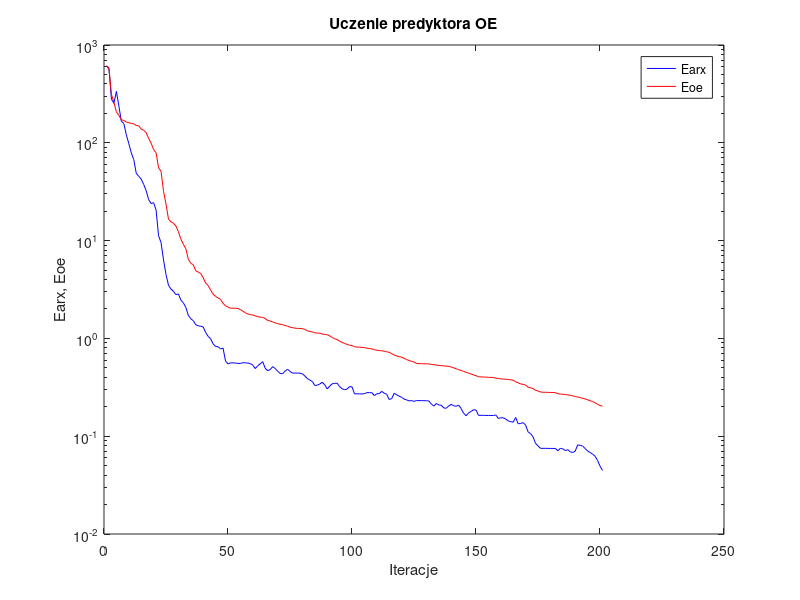
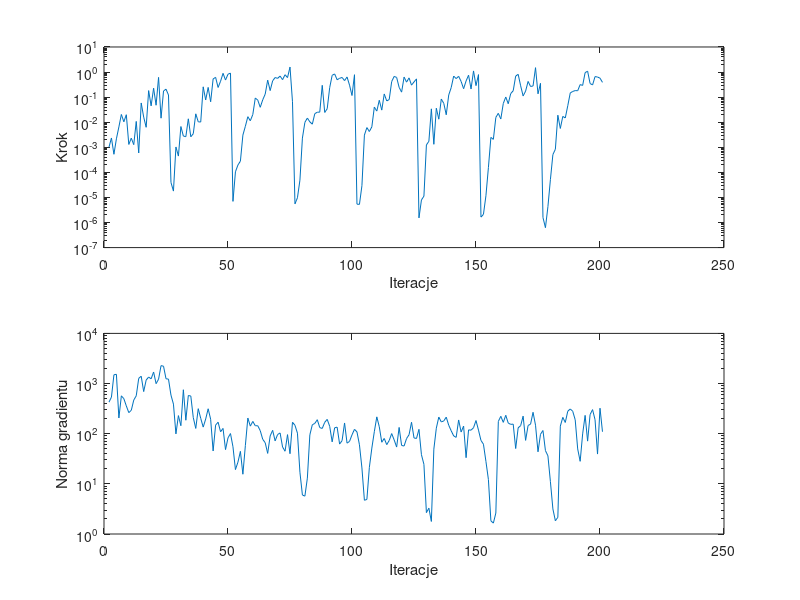

The MATLAB script that drew these images, in order:
%uczenie predyktora oe
clear all;
n=0; farx(n+1)=6.106135e+002; foe(n+1)=6.138659e+002; wspucz(n+1)=0.000000e+000; ng(n+1)=0.000000e+000;
%odnowa zmiennej metryki
n=1; farx(n+1)=5.683850e+002; foe(n+1)=5.821942e+002; krok(n+1)=1.006709e-003; ng(n+1)=4.255017e+002;
n=2; farx(n+1)=2.785980e+002; foe(n+1)=3.119241e+002; krok(n+1)=2.352381e-003; ng(n+1)=5.358717e+002;
n=3; farx(n+1)=2.539380e+002; foe(n+1)=2.583480e+002; krok(n+1)=5.266656e-004; ng(n+1)=1.494255e+003;
n=4; farx(n+1)=3.355783e+002; foe(n+1)=2.076278e+002; krok(n+1)=2.176076e-003; ng(n+1)=1.530080e+003;
n=5; farx(n+1)=2.370598e+002; foe(n+1)=1.904044e+002; krok(n+1)=6.496894e-003; ng(n+1)=2.058209e+002;
n=6; farx(n+1)=1.657943e+002; foe(n+1)=1.718562e+002; krok(n+1)=2.038894e-002; ng(n+1)=5.689162e+002;
n=7; farx(n+1)=1.577946e+002; foe(n+1)=1.693211e+002; krok(n+1)=1.039581e-002; ng(n+1)=4.991726e+002;
n=8; farx(n+1)=1.207718e+002; foe(n+1)=1.631706e+002; krok(n+1)=1.989989e-002; ng(n+1)=3.578253e+002;
n=9; farx(n+1)=9.819005e+001; foe(n+1)=1.604357e+002; krok(n+1)=1.297613e-003; ng(n+1)=2.631804e+002;
n=10; farx(n+1)=7.894505e+001; foe(n+1)=1.579740e+002; krok(n+1)=2.318009e-003; ng(n+1)=2.926807e+002;
n=11; farx(n+1)=6.743783e+001; foe(n+1)=1.562936e+002; krok(n+1)=1.273916e-003; ng(n+1)=4.682233e+002;
n=12; farx(n+1)=4.879804e+001; foe(n+1)=1.502139e+002; krok(n+1)=1.076348e-002; ng(n+1)=5.701110e+002;
n=13; farx(n+1)=4.548128e+001; foe(n+1)=1.494196e+002; krok(n+1)=5.934596e-004; ng(n+1)=1.269965e+003;
n=14; farx(n+1)=4.252609e+001; foe(n+1)=1.381596e+002; krok(n+1)=5.857529e-002; ng(n+1)=1.399774e+003;
n=15; farx(n+1)=3.752758e+001; foe(n+1)=1.343157e+002; krok(n+1)=1.600678e-002; ng(n+1)=6.916317e+002;
n=16; farx(n+1)=3.247736e+001; foe(n+1)=1.266711e+002; krok(n+1)=6.273397e-003; ng(n+1)=1.172709e+003;
n=17; farx(n+1)=2.623614e+001; foe(n+1)=1.109923e+002; krok(n+1)=1.823743e-001; ng(n+1)=1.348327e+003;
n=18; farx(n+1)=2.394397e+001; foe(n+1)=9.932945e+001; krok(n+1)=4.486659e-002; ng(n+1)=1.241848e+003;
n=19; farx(n+1)=2.442012e+001; foe(n+1)=8.510422e+001; krok(n+1)=2.277746e-001; ng(n+1)=1.699464e+003;
n=20; farx(n+1)=2.058668e+001; foe(n+1)=7.924078e+001; krok(n+1)=4.757597e-002; ng(n+1)=9.945272e+002;
n=21; farx(n+1)=1.120987e+001; foe(n+1)=5.538247e+001; krok(n+1)=6.132431e-001; ng(n+1)=1.220989e+003;
n=22; farx(n+1)=9.554519e+000; foe(n+1)=5.113198e+001; krok(n+1)=1.448480e-002; ng(n+1)=2.276551e+003;
n=23; farx(n+1)=6.350498e+000; foe(n+1)=3.191707e+001; krok(n+1)=1.755320e-001; ng(n+1)=2.216533e+003;
n=24; farx(n+1)=4.495018e+000; foe(n+1)=2.359708e+001; krok(n+1)=2.082003e-001; ng(n+1)=1.246092e+003;
n=25; farx(n+1)=3.498427e+000; foe(n+1)=1.660723e+001; krok(n+1)=1.215719e-001; ng(n+1)=1.224658e+003;
%odnowa zmiennej metryki
n=26; farx(n+1)=3.194514e+000; foe(n+1)=1.556028e+001; krok(n+1)=3.974419e-005; ng(n+1)=5.876320e+002;
n=27; farx(n+1)=3.029095e+000; foe(n+1)=1.507155e+001; krok(n+1)=1.791657e-005; ng(n+1)=3.892682e+002;
n=28; farx(n+1)=2.800597e+000; foe(n+1)=1.409732e+001; krok(n+1)=1.031514e-003; ng(n+1)=9.918545e+001;
n=29; farx(n+1)=2.853597e+000; foe(n+1)=1.233388e+001; krok(n+1)=4.465528e-004; ng(n+1)=2.295173e+002;
n=30; farx(n+1)=2.461204e+000; foe(n+1)=1.033489e+001; krok(n+1)=6.728198e-003; ng(n+1)=1.443479e+002;
n=31; farx(n+1)=2.308542e+000; foe(n+1)=9.153163e+000; krok(n+1)=2.804162e-003; ng(n+1)=7.523138e+002;
n=32; farx(n+1)=2.078371e+000; foe(n+1)=8.249816e+000; krok(n+1)=2.648499e-003; ng(n+1)=1.855584e+002;
n=33; farx(n+1)=1.722349e+000; foe(n+1)=6.443845e+000; krok(n+1)=1.366559e-002; ng(n+1)=5.778556e+002;
n=34; farx(n+1)=1.588323e+000; foe(n+1)=5.858467e+000; krok(n+1)=2.620821e-003; ng(n+1)=5.635506e+002;
n=35; farx(n+1)=1.515850e+000; foe(n+1)=5.659249e+000; krok(n+1)=3.485603e-003; ng(n+1)=2.093064e+002;
n=36; farx(n+1)=1.379120e+000; foe(n+1)=4.913888e+000; krok(n+1)=2.160287e-002; ng(n+1)=1.274201e+002;
n=37; farx(n+1)=1.346371e+000; foe(n+1)=4.768270e+000; krok(n+1)=1.038090e-002; ng(n+1)=3.153790e+002;
n=38; farx(n+1)=1.331442e+000; foe(n+1)=4.610810e+000; krok(n+1)=1.017451e-002; ng(n+1)=2.025320e+002;
n=39; farx(n+1)=1.309687e+000; foe(n+1)=4.164296e+000; krok(n+1)=2.577175e-001; ng(n+1)=1.353913e+002;
n=40; farx(n+1)=1.147291e+000; foe(n+1)=3.688208e+000; krok(n+1)=7.709486e-002; ng(n+1)=1.962139e+002;
n=41; farx(n+1)=1.048596e+000; foe(n+1)=3.467548e+000; krok(n+1)=2.442288e-001; ng(n+1)=3.140755e+002;
n=42; farx(n+1)=9.910786e-001; foe(n+1)=3.109210e+000; krok(n+1)=6.533169e-002; ng(n+1)=1.943599e+002;
n=43; farx(n+1)=8.801006e-001; foe(n+1)=2.840240e+000; krok(n+1)=5.317968e-001; ng(n+1)=4.524398e+001;
n=44; farx(n+1)=8.256835e-001; foe(n+1)=2.685741e+000; krok(n+1)=6.167589e-001; ng(n+1)=1.483529e+002;
n=45; farx(n+1)=8.221055e-001; foe(n+1)=2.595003e+000; krok(n+1)=2.431780e-001; ng(n+1)=1.696677e+002;
n=46; farx(n+1)=7.807738e-001; foe(n+1)=2.503249e+000; krok(n+1)=4.306047e-001; ng(n+1)=1.092910e+002;
n=47; farx(n+1)=7.959958e-001; foe(n+1)=2.287424e+000; krok(n+1)=8.913350e-001; ng(n+1)=1.274049e+002;
n=48; farx(n+1)=5.868135e-001; foe(n+1)=2.152470e+000; krok(n+1)=4.803814e-001; ng(n+1)=4.814625e+001;
n=49; farx(n+1)=5.490587e-001; foe(n+1)=2.089339e+000; krok(n+1)=8.204121e-001; ng(n+1)=8.273988e+001;
n=50; farx(n+1)=5.620623e-001; foe(n+1)=2.038716e+000; krok(n+1)=9.073805e-001; ng(n+1)=1.006762e+002;
%odnowa zmiennej metryki
n=51; farx(n+1)=5.618307e-001; foe(n+1)=2.036564e+000; krok(n+1)=6.971762e-006; ng(n+1)=5.488664e+001;
n=52; farx(n+1)=5.606769e-001; foe(n+1)=2.034038e+000; krok(n+1)=1.055848e-004; ng(n+1)=1.924645e+001;
n=53; farx(n+1)=5.551045e-001; foe(n+1)=2.023287e+000; krok(n+1)=1.962938e-004; ng(n+1)=2.703746e+001;
n=54; farx(n+1)=5.547979e-001; foe(n+1)=1.968646e+000; krok(n+1)=2.802141e-004; ng(n+1)=4.446044e+001;
n=55; farx(n+1)=5.646722e-001; foe(n+1)=1.899500e+000; krok(n+1)=3.059436e-003; ng(n+1)=1.555710e+001;
n=56; farx(n+1)=5.622561e-001; foe(n+1)=1.825436e+000; krok(n+1)=6.884742e-003; ng(n+1)=5.806117e+001;
n=57; farx(n+1)=5.590514e-001; foe(n+1)=1.776123e+000; krok(n+1)=1.660195e-002; ng(n+1)=2.053150e+002;
n=58; farx(n+1)=5.529786e-001; foe(n+1)=1.751202e+000; krok(n+1)=1.142218e-002; ng(n+1)=1.416318e+002;
n=59; farx(n+1)=5.326527e-001; foe(n+1)=1.735061e+000; krok(n+1)=2.025137e-002; ng(n+1)=1.757125e+002;
n=60; farx(n+1)=4.915115e-001; foe(n+1)=1.699167e+000; krok(n+1)=9.228634e-002; ng(n+1)=1.440795e+002;
n=61; farx(n+1)=5.252457e-001; foe(n+1)=1.668488e+000; krok(n+1)=7.610620e-002; ng(n+1)=1.441680e+002;
n=62; farx(n+1)=5.493854e-001; foe(n+1)=1.653683e+000; krok(n+1)=3.933136e-002; ng(n+1)=1.150322e+002;
n=63; farx(n+1)=5.787442e-001; foe(n+1)=1.636663e+000; krok(n+1)=7.808311e-002; ng(n+1)=7.739323e+001;
n=64; farx(n+1)=4.946985e-001; foe(n+1)=1.603156e+000; krok(n+1)=1.320338e-001; ng(n+1)=6.610690e+001;
n=65; farx(n+1)=4.675115e-001; foe(n+1)=1.524399e+000; krok(n+1)=4.764226e-001; ng(n+1)=4.049314e+001;
n=66; farx(n+1)=4.795690e-001; foe(n+1)=1.509571e+000; krok(n+1)=1.824037e-001; ng(n+1)=9.029175e+001;
n=67; farx(n+1)=5.144644e-001; foe(n+1)=1.474707e+000; krok(n+1)=4.461084e-001; ng(n+1)=1.167370e+002;
n=68; farx(n+1)=4.930416e-001; foe(n+1)=1.441331e+000; krok(n+1)=6.063266e-001; ng(n+1)=7.191779e+001;
n=69; farx(n+1)=4.633000e-001; foe(n+1)=1.415777e+000; krok(n+1)=5.596492e-001; ng(n+1)=9.622965e+001;
n=70; farx(n+1)=4.384964e-001; foe(n+1)=1.394217e+000; krok(n+1)=6.912919e-001; ng(n+1)=1.035800e+002;
n=71; farx(n+1)=4.343703e-001; foe(n+1)=1.380268e+000; krok(n+1)=4.980566e-001; ng(n+1)=5.436246e+001;
n=72; farx(n+1)=4.625366e-001; foe(n+1)=1.357169e+000; krok(n+1)=7.847380e-001; ng(n+1)=4.471982e+001;
n=73; farx(n+1)=4.839069e-001; foe(n+1)=1.334911e+000; krok(n+1)=6.019322e-001; ng(n+1)=9.584242e+001;
n=74; farx(n+1)=4.599478e-001; foe(n+1)=1.302852e+000; krok(n+1)=1.585247e+000; ng(n+1)=3.989570e+001;
n=75; farx(n+1)=4.420380e-001; foe(n+1)=1.289185e+000; krok(n+1)=6.561970e-002; ng(n+1)=1.689775e+002;
%odnowa zmiennej metryki
n=76; farx(n+1)=4.419867e-001; foe(n+1)=1.272889e+000; krok(n+1)=5.540176e-006; ng(n+1)=1.473043e+002;
n=77; farx(n+1)=4.422924e-001; foe(n+1)=1.265300e+000; krok(n+1)=9.716744e-006; ng(n+1)=1.025749e+002;
n=78; farx(n+1)=4.409405e-001; foe(n+1)=1.263880e+000; krok(n+1)=4.888219e-005; ng(n+1)=1.706404e+001;
n=79; farx(n+1)=4.346144e-001; foe(n+1)=1.256646e+000; krok(n+1)=2.324799e-003; ng(n+1)=5.994315e+000;
n=80; farx(n+1)=4.123834e-001; foe(n+1)=1.235924e+000; krok(n+1)=9.866494e-003; ng(n+1)=5.685305e+000;
n=81; farx(n+1)=3.889485e-001; foe(n+1)=1.195447e+000; krok(n+1)=1.464382e-002; ng(n+1)=1.300568e+001;
n=82; farx(n+1)=3.742169e-001; foe(n+1)=1.175038e+000; krok(n+1)=1.033570e-002; ng(n+1)=9.482648e+001;
n=83; farx(n+1)=3.628614e-001; foe(n+1)=1.166275e+000; krok(n+1)=8.349282e-003; ng(n+1)=1.509300e+002;
n=84; farx(n+1)=3.299820e-001; foe(n+1)=1.140823e+000; krok(n+1)=2.191235e-002; ng(n+1)=1.602237e+002;
n=85; farx(n+1)=3.324467e-001; foe(n+1)=1.133534e+000; krok(n+1)=2.509977e-002; ng(n+1)=1.900980e+002;
n=86; farx(n+1)=3.417899e-001; foe(n+1)=1.131231e+000; krok(n+1)=2.521242e-002; ng(n+1)=1.322916e+002;
n=87; farx(n+1)=3.561903e-001; foe(n+1)=1.107851e+000; krok(n+1)=2.959384e-001; ng(n+1)=1.273226e+002;
n=88; farx(n+1)=3.355717e-001; foe(n+1)=1.097524e+000; krok(n+1)=2.452306e-002; ng(n+1)=1.686378e+002;
n=89; farx(n+1)=3.043589e-001; foe(n+1)=1.089942e+000; krok(n+1)=3.450322e-002; ng(n+1)=1.930305e+002;
n=90; farx(n+1)=3.242557e-001; foe(n+1)=1.062797e+000; krok(n+1)=2.381694e-001; ng(n+1)=1.404466e+002;
n=91; farx(n+1)=3.437796e-001; foe(n+1)=1.021395e+000; krok(n+1)=7.422839e-001; ng(n+1)=6.875240e+001;
n=92; farx(n+1)=3.469514e-001; foe(n+1)=9.926558e-001; krok(n+1)=8.417937e-001; ng(n+1)=1.311947e+002;
n=93; farx(n+1)=3.481463e-001; foe(n+1)=9.745081e-001; krok(n+1)=4.936156e-001; ng(n+1)=1.352332e+002;
n=94; farx(n+1)=3.216589e-001; foe(n+1)=9.366655e-001; krok(n+1)=5.636152e-001; ng(n+1)=6.205992e+001;
n=95; farx(n+1)=3.056207e-001; foe(n+1)=9.114946e-001; krok(n+1)=6.088496e-001; ng(n+1)=7.292493e+001;
n=96; farx(n+1)=2.988058e-001; foe(n+1)=8.886724e-001; krok(n+1)=4.556164e-001; ng(n+1)=1.636481e+002;
n=97; farx(n+1)=3.032701e-001; foe(n+1)=8.702898e-001; krok(n+1)=6.367965e-001; ng(n+1)=6.481428e+001;
n=98; farx(n+1)=3.211777e-001; foe(n+1)=8.511315e-001; krok(n+1)=3.017106e-001; ng(n+1)=7.023811e+001;
n=99; farx(n+1)=3.197321e-001; foe(n+1)=8.463788e-001; krok(n+1)=1.160291e-001; ng(n+1)=9.498052e+001;
n=100; farx(n+1)=2.712571e-001; foe(n+1)=8.211240e-001; krok(n+1)=7.848019e-001; ng(n+1)=1.223104e+002;
%odnowa zmiennej metryki
n=101; farx(n+1)=2.710551e-001; foe(n+1)=8.151867e-001; krok(n+1)=5.403553e-006; ng(n+1)=1.086537e+002;
n=102; farx(n+1)=2.709984e-001; foe(n+1)=8.122800e-001; krok(n+1)=5.290441e-006; ng(n+1)=6.012507e+001;
n=103; farx(n+1)=2.702330e-001; foe(n+1)=8.110755e-001; krok(n+1)=2.941717e-005; ng(n+1)=2.077275e+001;
n=104; farx(n+1)=2.724296e-001; foe(n+1)=8.053599e-001; krok(n+1)=3.065633e-003; ng(n+1)=4.706520e+000;
n=105; farx(n+1)=2.789274e-001; foe(n+1)=7.936311e-001; krok(n+1)=6.099924e-003; ng(n+1)=4.891702e+000;
n=106; farx(n+1)=2.789160e-001; foe(n+1)=7.888287e-001; krok(n+1)=4.255284e-003; ng(n+1)=2.135339e+001;
n=107; farx(n+1)=2.785637e-001; foe(n+1)=7.807093e-001; krok(n+1)=6.543079e-003; ng(n+1)=5.164471e+001;
n=108; farx(n+1)=2.601089e-001; foe(n+1)=7.669938e-001; krok(n+1)=4.000365e-002; ng(n+1)=1.096890e+002;
n=109; farx(n+1)=2.718105e-001; foe(n+1)=7.566646e-001; krok(n+1)=2.779047e-002; ng(n+1)=2.166750e+002;
n=110; farx(n+1)=2.723149e-001; foe(n+1)=7.503414e-001; krok(n+1)=7.494212e-002; ng(n+1)=1.376349e+002;
n=111; farx(n+1)=2.873998e-001; foe(n+1)=7.476579e-001; krok(n+1)=3.039725e-002; ng(n+1)=6.758395e+001;
n=112; farx(n+1)=2.752457e-001; foe(n+1)=7.392854e-001; krok(n+1)=1.340624e-001; ng(n+1)=8.034968e+001;
n=113; farx(n+1)=2.682823e-001; foe(n+1)=7.294525e-001; krok(n+1)=7.053511e-002; ng(n+1)=6.050752e+001;
n=114; farx(n+1)=2.369190e-001; foe(n+1)=7.210417e-001; krok(n+1)=8.000730e-002; ng(n+1)=7.314883e+001;
n=115; farx(n+1)=2.426559e-001; foe(n+1)=6.982821e-001; krok(n+1)=4.187571e-001; ng(n+1)=1.005974e+002;
n=116; farx(n+1)=2.745237e-001; foe(n+1)=6.756902e-001; krok(n+1)=6.709302e-001; ng(n+1)=7.521001e+001;
n=117; farx(n+1)=2.651534e-001; foe(n+1)=6.631391e-001; krok(n+1)=6.101385e-001; ng(n+1)=5.414118e+001;
n=118; farx(n+1)=2.573258e-001; foe(n+1)=6.502383e-001; krok(n+1)=2.455055e-001; ng(n+1)=1.333964e+002;
n=119; farx(n+1)=2.497658e-001; foe(n+1)=6.436927e-001; krok(n+1)=1.584655e-001; ng(n+1)=5.836058e+001;
n=120; farx(n+1)=2.398204e-001; foe(n+1)=6.257741e-001; krok(n+1)=6.305900e-001; ng(n+1)=5.680951e+001;
n=121; farx(n+1)=2.352541e-001; foe(n+1)=6.081146e-001; krok(n+1)=3.963116e-001; ng(n+1)=8.014872e+001;
n=122; farx(n+1)=2.295893e-001; foe(n+1)=5.938172e-001; krok(n+1)=5.853717e-001; ng(n+1)=9.521147e+001;
n=123; farx(n+1)=2.313691e-001; foe(n+1)=5.836604e-001; krok(n+1)=3.005969e-001; ng(n+1)=1.690257e+002;
n=124; farx(n+1)=2.271795e-001; foe(n+1)=5.734555e-001; krok(n+1)=4.033988e-001; ng(n+1)=8.230552e+001;
n=125; farx(n+1)=2.313049e-001; foe(n+1)=5.548033e-001; krok(n+1)=5.344503e-001; ng(n+1)=8.034598e+001;
%odnowa zmiennej metryki
n=126; farx(n+1)=2.312863e-001; foe(n+1)=5.526190e-001; krok(n+1)=1.529193e-006; ng(n+1)=1.222039e+002;
n=127; farx(n+1)=2.311593e-001; foe(n+1)=5.514541e-001; krok(n+1)=7.940086e-006; ng(n+1)=3.810568e+001;
n=128; farx(n+1)=2.307368e-001; foe(n+1)=5.507621e-001; krok(n+1)=1.127096e-005; ng(n+1)=2.448706e+001;
n=129; farx(n+1)=2.303449e-001; foe(n+1)=5.498617e-001; krok(n+1)=1.239336e-003; ng(n+1)=2.667952e+000;
n=130; farx(n+1)=2.293315e-001; foe(n+1)=5.480646e-001; krok(n+1)=1.739067e-003; ng(n+1)=3.275766e+000;
n=131; farx(n+1)=2.126405e-001; foe(n+1)=5.417571e-001; krok(n+1)=3.413297e-002; ng(n+1)=1.778901e+000;
n=132; farx(n+1)=2.034702e-001; foe(n+1)=5.382410e-001; krok(n+1)=1.317301e-003; ng(n+1)=4.920045e+001;
n=133; farx(n+1)=2.160944e-001; foe(n+1)=5.325266e-001; krok(n+1)=3.618094e-002; ng(n+1)=1.289791e+002;
n=134; farx(n+1)=2.084968e-001; foe(n+1)=5.294204e-001; krok(n+1)=1.321526e-002; ng(n+1)=2.145369e+002;
n=135; farx(n+1)=2.074002e-001; foe(n+1)=5.264379e-001; krok(n+1)=8.388517e-002; ng(n+1)=1.716411e+002;
n=136; farx(n+1)=1.944858e-001; foe(n+1)=5.236034e-001; krok(n+1)=5.671128e-002; ng(n+1)=1.796023e+002;
n=137; farx(n+1)=1.930184e-001; foe(n+1)=5.207709e-001; krok(n+1)=1.980819e-002; ng(n+1)=2.138545e+002;
n=138; farx(n+1)=2.036809e-001; foe(n+1)=5.177613e-001; krok(n+1)=1.214664e-001; ng(n+1)=1.473102e+002;
n=139; farx(n+1)=2.116078e-001; foe(n+1)=5.105803e-001; krok(n+1)=2.405442e-001; ng(n+1)=1.142795e+002;
n=140; farx(n+1)=2.048442e-001; foe(n+1)=4.994051e-001; krok(n+1)=6.914797e-001; ng(n+1)=9.033655e+001;
n=141; farx(n+1)=2.021883e-001; foe(n+1)=4.900278e-001; krok(n+1)=5.491644e-001; ng(n+1)=8.456136e+001;
n=142; farx(n+1)=2.080471e-001; foe(n+1)=4.790406e-001; krok(n+1)=6.777732e-001; ng(n+1)=1.879653e+002;
n=143; farx(n+1)=1.918732e-001; foe(n+1)=4.693630e-001; krok(n+1)=4.228235e-001; ng(n+1)=1.080391e+002;
n=144; farx(n+1)=1.715516e-001; foe(n+1)=4.606823e-001; krok(n+1)=2.167565e-001; ng(n+1)=1.417920e+002;
n=145; farx(n+1)=1.617888e-001; foe(n+1)=4.495422e-001; krok(n+1)=4.411592e-001; ng(n+1)=3.324378e+001;
n=146; farx(n+1)=1.729689e-001; foe(n+1)=4.410747e-001; krok(n+1)=7.487569e-001; ng(n+1)=1.191418e+002;
n=147; farx(n+1)=1.791018e-001; foe(n+1)=4.329251e-001; krok(n+1)=2.114442e-001; ng(n+1)=1.176578e+002;
n=148; farx(n+1)=1.862316e-001; foe(n+1)=4.231733e-001; krok(n+1)=1.109668e+000; ng(n+1)=1.316367e+002;
n=149; farx(n+1)=1.855505e-001; foe(n+1)=4.158721e-001; krok(n+1)=2.876382e-001; ng(n+1)=1.830728e+002;
n=150; farx(n+1)=1.634569e-001; foe(n+1)=4.051997e-001; krok(n+1)=7.926233e-001; ng(n+1)=1.179496e+002;
%odnowa zmiennej metryki
n=151; farx(n+1)=1.634525e-001; foe(n+1)=4.040466e-001; krok(n+1)=1.646758e-006; ng(n+1)=7.348772e+001;
n=152; farx(n+1)=1.634596e-001; foe(n+1)=4.030681e-001; krok(n+1)=2.116524e-006; ng(n+1)=6.174294e+001;
n=153; farx(n+1)=1.631100e-001; foe(n+1)=4.020491e-001; krok(n+1)=1.165470e-005; ng(n+1)=2.808210e+001;
n=154; farx(n+1)=1.630156e-001; foe(n+1)=3.997229e-001; krok(n+1)=1.548038e-004; ng(n+1)=1.221900e+001;
n=155; farx(n+1)=1.626302e-001; foe(n+1)=3.990736e-001; krok(n+1)=2.476861e-003; ng(n+1)=1.831521e+000;
n=156; farx(n+1)=1.630374e-001; foe(n+1)=3.987735e-001; krok(n+1)=2.075244e-003; ng(n+1)=1.649091e+000;
n=157; farx(n+1)=1.647342e-001; foe(n+1)=3.914289e-001; krok(n+1)=1.559274e-002; ng(n+1)=2.621631e+000;
n=158; farx(n+1)=1.518536e-001; foe(n+1)=3.889748e-001; krok(n+1)=2.262062e-002; ng(n+1)=1.754560e+002;
n=159; farx(n+1)=1.541816e-001; foe(n+1)=3.860331e-001; krok(n+1)=1.345640e-002; ng(n+1)=2.222587e+002;
n=160; farx(n+1)=1.544047e-001; foe(n+1)=3.842348e-001; krok(n+1)=5.576355e-002; ng(n+1)=1.683644e+002;
n=161; farx(n+1)=1.497119e-001; foe(n+1)=3.818626e-001; krok(n+1)=1.011122e-001; ng(n+1)=2.328753e+002;
n=162; farx(n+1)=1.433318e-001; foe(n+1)=3.803857e-001; krok(n+1)=5.458358e-002; ng(n+1)=1.628492e+002;
n=163; farx(n+1)=1.407335e-001; foe(n+1)=3.768884e-001; krok(n+1)=1.387085e-001; ng(n+1)=1.535379e+002;
n=164; farx(n+1)=1.391519e-001; foe(n+1)=3.730622e-001; krok(n+1)=1.794664e-001; ng(n+1)=1.551761e+002;
n=165; farx(n+1)=1.554536e-001; foe(n+1)=3.596551e-001; krok(n+1)=6.914797e-001; ng(n+1)=5.062730e+001;
n=166; farx(n+1)=1.341446e-001; foe(n+1)=3.511792e-001; krok(n+1)=8.127796e-001; ng(n+1)=1.310522e+002;
n=167; farx(n+1)=1.348952e-001; foe(n+1)=3.428435e-001; krok(n+1)=2.833785e-001; ng(n+1)=1.446450e+002;
n=168; farx(n+1)=1.377309e-001; foe(n+1)=3.380206e-001; krok(n+1)=1.113003e-001; ng(n+1)=2.240520e+002;
n=169; farx(n+1)=1.301288e-001; foe(n+1)=3.341580e-001; krok(n+1)=1.738735e-001; ng(n+1)=7.359643e+001;
n=170; farx(n+1)=1.106793e-001; foe(n+1)=3.158637e-001; krok(n+1)=4.228884e-001; ng(n+1)=1.456989e+002;
n=171; farx(n+1)=1.062397e-001; foe(n+1)=3.127817e-001; krok(n+1)=2.663792e-001; ng(n+1)=1.551497e+002;
n=172; farx(n+1)=9.854091e-002; foe(n+1)=3.076427e-001; krok(n+1)=2.785672e-001; ng(n+1)=2.672761e+002;
n=173; farx(n+1)=8.439422e-002; foe(n+1)=2.942161e-001; krok(n+1)=1.497285e+000; ng(n+1)=1.477186e+002;
n=174; farx(n+1)=7.976946e-002; foe(n+1)=2.905634e-001; krok(n+1)=1.355729e-001; ng(n+1)=4.354599e+001;
n=175; farx(n+1)=7.512451e-002; foe(n+1)=2.833381e-001; krok(n+1)=3.556863e-001; ng(n+1)=9.731352e+001;
%odnowa zmiennej metryki
n=176; farx(n+1)=7.515508e-002; foe(n+1)=2.814288e-001; krok(n+1)=1.587082e-006; ng(n+1)=1.157633e+002;
n=177; farx(n+1)=7.514654e-002; foe(n+1)=2.813082e-001; krok(n+1)=6.222210e-007; ng(n+1)=4.595779e+001;
n=178; farx(n+1)=7.505685e-002; foe(n+1)=2.807336e-001; krok(n+1)=4.316184e-006; ng(n+1)=3.620538e+001;
n=179; farx(n+1)=7.498425e-002; foe(n+1)=2.800214e-001; krok(n+1)=5.143136e-005; ng(n+1)=1.108271e+001;
n=180; farx(n+1)=7.492497e-002; foe(n+1)=2.795334e-001; krok(n+1)=5.113081e-004; ng(n+1)=3.164512e+000;
n=181; farx(n+1)=7.498912e-002; foe(n+1)=2.792040e-001; krok(n+1)=8.336543e-004; ng(n+1)=1.836814e+000;
n=182; farx(n+1)=7.102459e-002; foe(n+1)=2.717503e-001; krok(n+1)=1.902655e-002; ng(n+1)=2.151613e+000;
n=183; farx(n+1)=7.514463e-002; foe(n+1)=2.698841e-001; krok(n+1)=5.636318e-003; ng(n+1)=1.414903e+002;
n=184; farx(n+1)=7.423721e-002; foe(n+1)=2.685583e-001; krok(n+1)=1.706813e-002; ng(n+1)=2.118063e+002;
n=185; farx(n+1)=7.135107e-002; foe(n+1)=2.667038e-001; krok(n+1)=1.477175e-002; ng(n+1)=1.674839e+002;
n=186; farx(n+1)=7.273237e-002; foe(n+1)=2.648052e-001; krok(n+1)=4.530245e-002; ng(n+1)=2.807579e+002;
n=187; farx(n+1)=6.933583e-002; foe(n+1)=2.620732e-001; krok(n+1)=1.463429e-001; ng(n+1)=3.109961e+002;
n=188; farx(n+1)=6.813046e-002; foe(n+1)=2.589309e-001; krok(n+1)=1.687792e-001; ng(n+1)=2.799162e+002;
n=189; farx(n+1)=7.039081e-002; foe(n+1)=2.541017e-001; krok(n+1)=1.822367e-001; ng(n+1)=1.894667e+002;
n=190; farx(n+1)=8.147150e-002; foe(n+1)=2.518328e-001; krok(n+1)=1.802050e-001; ng(n+1)=4.971049e+001;
n=191; farx(n+1)=8.065403e-002; foe(n+1)=2.479189e-001; krok(n+1)=3.167854e-001; ng(n+1)=2.813431e+001;
n=192; farx(n+1)=7.921191e-002; foe(n+1)=2.445904e-001; krok(n+1)=2.936023e-001; ng(n+1)=9.905323e+001;
n=193; farx(n+1)=7.491197e-002; foe(n+1)=2.405180e-001; krok(n+1)=9.469203e-001; ng(n+1)=2.319378e+002;
n=194; farx(n+1)=7.058543e-002; foe(n+1)=2.357225e-001; krok(n+1)=1.086288e+000; ng(n+1)=7.111646e+001;
n=195; farx(n+1)=6.816035e-002; foe(n+1)=2.306718e-001; krok(n+1)=3.505976e-001; ng(n+1)=2.403280e+002;
n=196; farx(n+1)=6.570761e-002; foe(n+1)=2.263890e-001; krok(n+1)=3.054682e-001; ng(n+1)=3.022408e+002;
n=197; farx(n+1)=6.245550e-002; foe(n+1)=2.195928e-001; krok(n+1)=6.608354e-001; ng(n+1)=1.900393e+002;
n=198; farx(n+1)=5.659479e-002; foe(n+1)=2.121978e-001; krok(n+1)=6.329112e-001; ng(n+1)=3.926750e+001;
n=199; farx(n+1)=4.956621e-002; foe(n+1)=2.059768e-001; krok(n+1)=5.714050e-001; ng(n+1)=3.221584e+002;
n=200; farx(n+1)=4.468662e-002; foe(n+1)=2.028928e-001; krok(n+1)=3.886554e-001; ng(n+1)=1.093903e+002;

figure; semilogy(farx,'b'); hold on; semilogy(foe,'r'); xlabel('Iteracje'); ylabel('Earx, Eoe'); legend('Earx','Eoe'); title('Uczenie predyktora OE');
figure; subplot(2,1,1); semilogy(krok); xlabel('Iteracje'); ylabel('Krok');
subplot(2,1,2); semilogy(ng); xlabel('Iteracje'); ylabel('Norma gradientu');
Earx=farx(n+1)
Eoe=foe(n+1)
